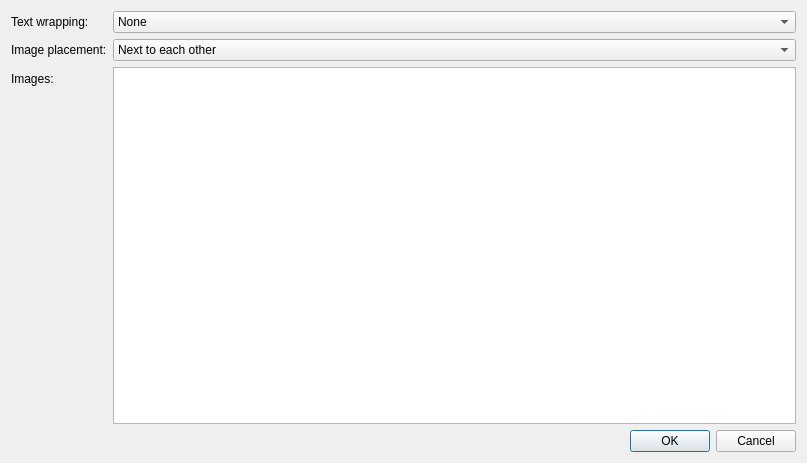
<?xml version="1.0" encoding="UTF-8"?>
<ui version="4.0">
 <class>ImageCollectionDialog</class>
 <widget class="QDialog" name="ImageCollectionDialog">
  <property name="geometry">
   <rect>
    <x>0</x>
    <y>0</y>
    <width>807</width>
    <height>463</height>
   </rect>
  </property>
  <property name="windowTitle">
   <string>Insert image colection</string>
  </property>
  <layout class="QFormLayout" name="formLayout">
   <item row="0" column="0">
    <widget class="QLabel" name="label_3">
     <property name="text">
      <string>Text wrapping:</string>
     </property>
    </widget>
   </item>
   <item row="0" column="1">
    <widget class="QComboBox" name="TextWrapping_">
     <item>
      <property name="text">
       <string>None</string>
      </property>
     </item>
     <item>
      <property name="text">
       <string>Left</string>
      </property>
     </item>
     <item>
      <property name="text">
       <string>Right</string>
      </property>
     </item>
    </widget>
   </item>
   <item row="1" column="0">
    <widget class="QLabel" name="label_2">
     <property name="text">
      <string>Image placement:</string>
     </property>
    </widget>
   </item>
   <item row="1" column="1">
    <widget class="QComboBox" name="ImagePlacement_">
     <item>
      <property name="text">
       <string>Next to each other</string>
      </property>
     </item>
     <item>
      <property name="text">
       <string>One under other</string>
      </property>
     </item>
    </widget>
   </item>
   <item row="2" column="0">
    <widget class="QLabel" name="label">
     <property name="text">
      <string>Images:</string>
     </property>
    </widget>
   </item>
   <item row="2" column="1">
    <widget class="QTreeView" name="Images_">
     <property name="sizePolicy">
      <sizepolicy hsizetype="Expanding" vsizetype="Expanding">
       <horstretch>1</horstretch>
       <verstretch>1</verstretch>
      </sizepolicy>
     </property>
    </widget>
   </item>
   <item row="3" column="1">
    <widget class="QDialogButtonBox" name="buttonBox">
     <property name="orientation">
      <enum>Qt::Horizontal</enum>
     </property>
     <property name="standardButtons">
      <set>QDialogButtonBox::Cancel|QDialogButtonBox::Ok</set>
     </property>
    </widget>
   </item>
  </layout>
 </widget>
 <resources/>
 <connections>
  <connection>
   <sender>buttonBox</sender>
   <signal>accepted()</signal>
   <receiver>ImageCollectionDialog</receiver>
   <slot>accept()</slot>
   <hints>
    <hint type="sourcelabel">
     <x>248</x>
     <y>254</y>
    </hint>
    <hint type="destinationlabel">
     <x>157</x>
     <y>274</y>
    </hint>
   </hints>
  </connection>
  <connection>
   <sender>buttonBox</sender>
   <signal>rejected()</signal>
   <receiver>ImageCollectionDialog</receiver>
   <slot>reject()</slot>
   <hints>
    <hint type="sourcelabel">
     <x>316</x>
     <y>260</y>
    </hint>
    <hint type="destinationlabel">
     <x>286</x>
     <y>274</y>
    </hint>
   </hints>
  </connection>
 </connections>
</ui>
